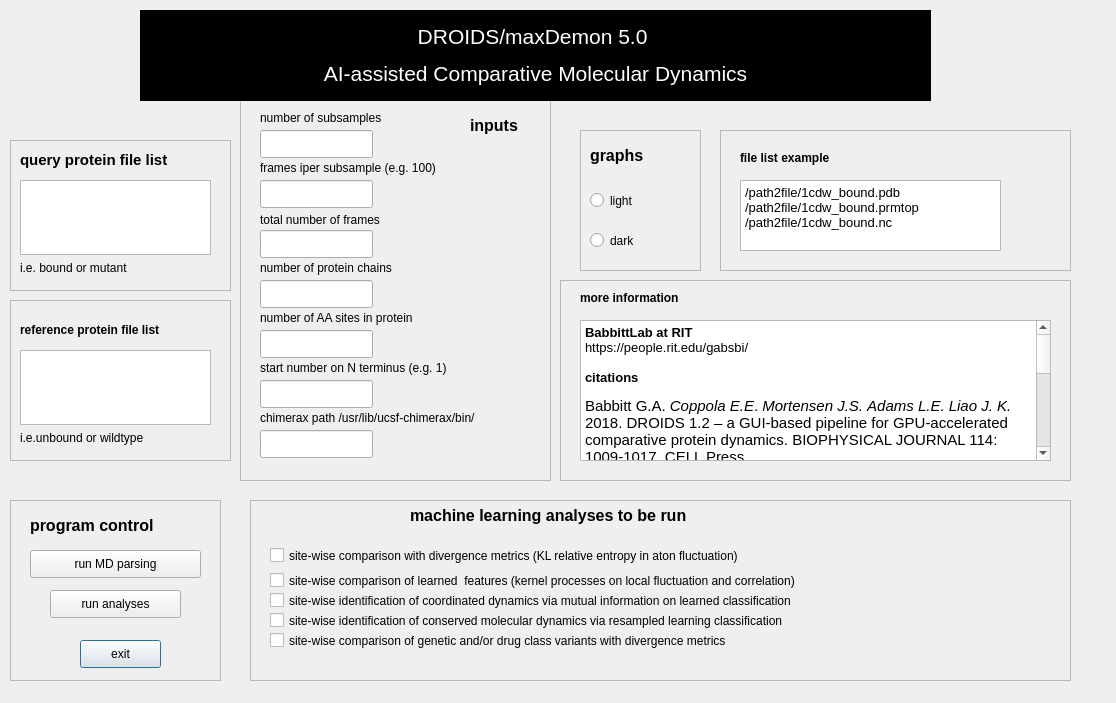
<?xml version="1.0" encoding="UTF-8"?>
<ui version="4.0">
 <class>Dialog</class>
 <widget class="QDialog" name="Dialog">
  <property name="geometry">
   <rect>
    <x>0</x>
    <y>0</y>
    <width>1116</width>
    <height>703</height>
   </rect>
  </property>
  <property name="windowTitle">
   <string>Dialog</string>
  </property>
  <widget class="QFrame" name="frame">
   <property name="geometry">
    <rect>
     <x>10</x>
     <y>140</y>
     <width>221</width>
     <height>151</height>
    </rect>
   </property>
   <property name="frameShape">
    <enum>QFrame::StyledPanel</enum>
   </property>
   <property name="frameShadow">
    <enum>QFrame::Raised</enum>
   </property>
   <widget class="QLabel" name="label">
    <property name="geometry">
     <rect>
      <x>10</x>
      <y>10</y>
      <width>181</width>
      <height>20</height>
     </rect>
    </property>
    <property name="text">
     <string>&lt;html&gt;&lt;head/&gt;&lt;body&gt;&lt;p&gt;&lt;span style=&quot; font-size:11pt; font-weight:600;&quot;&gt;query protein file list&lt;/span&gt;&lt;/p&gt;&lt;/body&gt;&lt;/html&gt;</string>
    </property>
   </widget>
   <widget class="QTextEdit" name="textEdit">
    <property name="geometry">
     <rect>
      <x>10</x>
      <y>40</y>
      <width>191</width>
      <height>75</height>
     </rect>
    </property>
   </widget>
   <widget class="QLabel" name="label_14">
    <property name="geometry">
     <rect>
      <x>10</x>
      <y>120</y>
      <width>191</width>
      <height>16</height>
     </rect>
    </property>
    <property name="text">
     <string>&lt;html&gt;&lt;head/&gt;&lt;body&gt;&lt;p&gt;i.e. bound or mutant&lt;/p&gt;&lt;/body&gt;&lt;/html&gt;</string>
    </property>
   </widget>
  </widget>
  <widget class="QFrame" name="frame_2">
   <property name="geometry">
    <rect>
     <x>10</x>
     <y>300</y>
     <width>221</width>
     <height>161</height>
    </rect>
   </property>
   <property name="frameShape">
    <enum>QFrame::StyledPanel</enum>
   </property>
   <property name="frameShadow">
    <enum>QFrame::Raised</enum>
   </property>
   <widget class="QTextEdit" name="textEdit_2">
    <property name="geometry">
     <rect>
      <x>10</x>
      <y>50</y>
      <width>191</width>
      <height>75</height>
     </rect>
    </property>
   </widget>
   <widget class="QLabel" name="label_15">
    <property name="geometry">
     <rect>
      <x>10</x>
      <y>130</y>
      <width>201</width>
      <height>16</height>
     </rect>
    </property>
    <property name="text">
     <string>&lt;html&gt;&lt;head/&gt;&lt;body&gt;&lt;p&gt;i.e.unbound or wildtype&lt;/p&gt;&lt;/body&gt;&lt;/html&gt;</string>
    </property>
   </widget>
   <widget class="QLabel" name="label_2">
    <property name="geometry">
     <rect>
      <x>10</x>
      <y>20</y>
      <width>201</width>
      <height>20</height>
     </rect>
    </property>
    <property name="text">
     <string>&lt;html&gt;&lt;head/&gt;&lt;body&gt;&lt;p&gt;&lt;span style=&quot; font-weight:600;&quot;&gt;reference protein file list&lt;/span&gt;&lt;/p&gt;&lt;/body&gt;&lt;/html&gt;</string>
    </property>
   </widget>
  </widget>
  <widget class="QFrame" name="frame_3">
   <property name="geometry">
    <rect>
     <x>240</x>
     <y>100</y>
     <width>311</width>
     <height>381</height>
    </rect>
   </property>
   <property name="frameShape">
    <enum>QFrame::StyledPanel</enum>
   </property>
   <property name="frameShadow">
    <enum>QFrame::Raised</enum>
   </property>
   <widget class="QLineEdit" name="lineEdit">
    <property name="geometry">
     <rect>
      <x>20</x>
      <y>30</y>
      <width>113</width>
      <height>28</height>
     </rect>
    </property>
   </widget>
   <widget class="QLabel" name="label_5">
    <property name="geometry">
     <rect>
      <x>20</x>
      <y>10</y>
      <width>261</width>
      <height>16</height>
     </rect>
    </property>
    <property name="text">
     <string>&lt;html&gt;&lt;head/&gt;&lt;body&gt;&lt;p&gt;number of subsamples&lt;/p&gt;&lt;/body&gt;&lt;/html&gt;</string>
    </property>
   </widget>
   <widget class="QLabel" name="label_6">
    <property name="geometry">
     <rect>
      <x>20</x>
      <y>60</y>
      <width>271</width>
      <height>16</height>
     </rect>
    </property>
    <property name="text">
     <string>&lt;html&gt;&lt;head/&gt;&lt;body&gt;&lt;p&gt;frames iper subsample (e.g. 100)&lt;/p&gt;&lt;/body&gt;&lt;/html&gt;</string>
    </property>
   </widget>
   <widget class="QLineEdit" name="lineEdit_2">
    <property name="geometry">
     <rect>
      <x>20</x>
      <y>80</y>
      <width>113</width>
      <height>28</height>
     </rect>
    </property>
   </widget>
   <widget class="QLineEdit" name="lineEdit_3">
    <property name="geometry">
     <rect>
      <x>20</x>
      <y>130</y>
      <width>113</width>
      <height>28</height>
     </rect>
    </property>
   </widget>
   <widget class="QLabel" name="label_8">
    <property name="geometry">
     <rect>
      <x>20</x>
      <y>110</y>
      <width>271</width>
      <height>21</height>
     </rect>
    </property>
    <property name="text">
     <string>&lt;html&gt;&lt;head/&gt;&lt;body&gt;&lt;p&gt;total number of frames&lt;/p&gt;&lt;/body&gt;&lt;/html&gt;</string>
    </property>
   </widget>
   <widget class="QLineEdit" name="lineEdit_4">
    <property name="geometry">
     <rect>
      <x>20</x>
      <y>180</y>
      <width>113</width>
      <height>28</height>
     </rect>
    </property>
   </widget>
   <widget class="QLabel" name="label_9">
    <property name="geometry">
     <rect>
      <x>20</x>
      <y>160</y>
      <width>261</width>
      <height>16</height>
     </rect>
    </property>
    <property name="text">
     <string>&lt;html&gt;&lt;head/&gt;&lt;body&gt;&lt;p&gt;number of protein chains&lt;/p&gt;&lt;/body&gt;&lt;/html&gt;</string>
    </property>
   </widget>
   <widget class="QLabel" name="label_10">
    <property name="geometry">
     <rect>
      <x>20</x>
      <y>210</y>
      <width>271</width>
      <height>16</height>
     </rect>
    </property>
    <property name="text">
     <string>&lt;html&gt;&lt;head/&gt;&lt;body&gt;&lt;p&gt;number of AA sites in protein&lt;/p&gt;&lt;/body&gt;&lt;/html&gt;</string>
    </property>
   </widget>
   <widget class="QLineEdit" name="lineEdit_5">
    <property name="geometry">
     <rect>
      <x>20</x>
      <y>230</y>
      <width>113</width>
      <height>28</height>
     </rect>
    </property>
   </widget>
   <widget class="QLabel" name="label_11">
    <property name="geometry">
     <rect>
      <x>20</x>
      <y>260</y>
      <width>281</width>
      <height>16</height>
     </rect>
    </property>
    <property name="text">
     <string>&lt;html&gt;&lt;head/&gt;&lt;body&gt;&lt;p&gt;start number on N terminus (e.g. 1)&lt;/p&gt;&lt;/body&gt;&lt;/html&gt;</string>
    </property>
   </widget>
   <widget class="QLineEdit" name="lineEdit_6">
    <property name="geometry">
     <rect>
      <x>20</x>
      <y>280</y>
      <width>113</width>
      <height>28</height>
     </rect>
    </property>
   </widget>
   <widget class="QLineEdit" name="lineEdit_7">
    <property name="geometry">
     <rect>
      <x>20</x>
      <y>330</y>
      <width>113</width>
      <height>28</height>
     </rect>
    </property>
   </widget>
   <widget class="QLabel" name="label_12">
    <property name="geometry">
     <rect>
      <x>20</x>
      <y>310</y>
      <width>281</width>
      <height>16</height>
     </rect>
    </property>
    <property name="text">
     <string>&lt;html&gt;&lt;head/&gt;&lt;body&gt;&lt;p&gt;chimerax path /usr/lib/ucsf-chimerax/bin/&lt;/p&gt;&lt;/body&gt;&lt;/html&gt;</string>
    </property>
   </widget>
   <widget class="QLabel" name="label_19">
    <property name="geometry">
     <rect>
      <x>230</x>
      <y>10</y>
      <width>111</width>
      <height>31</height>
     </rect>
    </property>
    <property name="text">
     <string>&lt;html&gt;&lt;head/&gt;&lt;body&gt;&lt;p&gt;&lt;span style=&quot; font-size:12pt; font-weight:600;&quot;&gt;inputs&lt;/span&gt;&lt;/p&gt;&lt;/body&gt;&lt;/html&gt;</string>
    </property>
   </widget>
  </widget>
  <widget class="QFrame" name="frame_5">
   <property name="geometry">
    <rect>
     <x>10</x>
     <y>500</y>
     <width>211</width>
     <height>181</height>
    </rect>
   </property>
   <property name="frameShape">
    <enum>QFrame::StyledPanel</enum>
   </property>
   <property name="frameShadow">
    <enum>QFrame::Raised</enum>
   </property>
   <widget class="QPushButton" name="pushButton_2">
    <property name="geometry">
     <rect>
      <x>70</x>
      <y>140</y>
      <width>81</width>
      <height>28</height>
     </rect>
    </property>
    <property name="text">
     <string>exit</string>
    </property>
   </widget>
   <widget class="QPushButton" name="pushButton">
    <property name="geometry">
     <rect>
      <x>20</x>
      <y>50</y>
      <width>171</width>
      <height>28</height>
     </rect>
    </property>
    <property name="text">
     <string>run MD parsing</string>
    </property>
   </widget>
   <widget class="QPushButton" name="pushButton_3">
    <property name="geometry">
     <rect>
      <x>40</x>
      <y>90</y>
      <width>131</width>
      <height>28</height>
     </rect>
    </property>
    <property name="text">
     <string>run analyses</string>
    </property>
   </widget>
   <widget class="QLabel" name="label_18">
    <property name="geometry">
     <rect>
      <x>20</x>
      <y>10</y>
      <width>181</width>
      <height>31</height>
     </rect>
    </property>
    <property name="text">
     <string>&lt;html&gt;&lt;head/&gt;&lt;body&gt;&lt;p&gt;&lt;span style=&quot; font-size:12pt; font-weight:600;&quot;&gt;program control&lt;/span&gt;&lt;/p&gt;&lt;/body&gt;&lt;/html&gt;</string>
    </property>
   </widget>
  </widget>
  <widget class="QFrame" name="frame_6">
   <property name="geometry">
    <rect>
     <x>560</x>
     <y>280</y>
     <width>511</width>
     <height>201</height>
    </rect>
   </property>
   <property name="frameShape">
    <enum>QFrame::StyledPanel</enum>
   </property>
   <property name="frameShadow">
    <enum>QFrame::Raised</enum>
   </property>
   <widget class="QLabel" name="label_13">
    <property name="geometry">
     <rect>
      <x>20</x>
      <y>10</y>
      <width>261</width>
      <height>16</height>
     </rect>
    </property>
    <property name="text">
     <string>&lt;html&gt;&lt;head/&gt;&lt;body&gt;&lt;p&gt;&lt;span style=&quot; font-weight:600;&quot;&gt;more information&lt;/span&gt;&lt;/p&gt;&lt;/body&gt;&lt;/html&gt;</string>
    </property>
   </widget>
   <widget class="QTextBrowser" name="textBrowser_2">
    <property name="geometry">
     <rect>
      <x>20</x>
      <y>40</y>
      <width>471</width>
      <height>141</height>
     </rect>
    </property>
    <property name="html">
     <string>&lt;!DOCTYPE HTML PUBLIC &quot;-//W3C//DTD HTML 4.0//EN&quot; &quot;http://www.w3.org/TR/REC-html40/strict.dtd&quot;&gt;
&lt;html&gt;&lt;head&gt;&lt;meta name=&quot;qrichtext&quot; content=&quot;1&quot; /&gt;&lt;style type=&quot;text/css&quot;&gt;
p, li { white-space: pre-wrap; }
&lt;/style&gt;&lt;/head&gt;&lt;body style=&quot; font-family:'Ubuntu'; font-size:10pt; font-weight:400; font-style:normal;&quot;&gt;
&lt;p style=&quot; margin-top:0px; margin-bottom:0px; margin-left:0px; margin-right:0px; -qt-block-indent:0; text-indent:0px;&quot;&gt;&lt;span style=&quot; font-weight:600;&quot;&gt;BabbittLab at RIT&lt;/span&gt;&lt;/p&gt;
&lt;p style=&quot; margin-top:0px; margin-bottom:0px; margin-left:0px; margin-right:0px; -qt-block-indent:0; text-indent:0px;&quot;&gt;https://people.rit.edu/gabsbi/&lt;/p&gt;
&lt;p style=&quot;-qt-paragraph-type:empty; margin-top:0px; margin-bottom:0px; margin-left:0px; margin-right:0px; -qt-block-indent:0; text-indent:0px;&quot;&gt;&lt;br /&gt;&lt;/p&gt;
&lt;p style=&quot; margin-top:0px; margin-bottom:0px; margin-left:0px; margin-right:0px; -qt-block-indent:0; text-indent:0px;&quot;&gt;&lt;span style=&quot; font-weight:600;&quot;&gt;citations&lt;/span&gt;&lt;/p&gt;
&lt;p style=&quot; margin-top:12px; margin-bottom:0px; margin-left:0px; margin-right:0px; -qt-block-indent:0; text-indent:0px; line-height:100%; background-color:transparent;&quot;&gt;&lt;span style=&quot; font-family:'Open Sans, serif'; font-size:11pt;&quot;&gt;Babbitt G.A.&lt;/span&gt;&lt;span style=&quot; font-family:'Open Sans, serif'; font-size:11pt; font-style:italic;&quot;&gt; Coppola E.E&lt;/span&gt;&lt;span style=&quot; font-family:'Open Sans, serif'; font-size:11pt;&quot;&gt;. &lt;/span&gt;&lt;span style=&quot; font-family:'Open Sans, serif'; font-size:11pt; font-style:italic;&quot;&gt;Mortensen J.S.&lt;/span&gt;&lt;span style=&quot; font-family:'Open Sans, serif'; font-size:11pt;&quot;&gt; &lt;/span&gt;&lt;span style=&quot; font-family:'Open Sans, serif'; font-size:11pt; font-style:italic;&quot;&gt;Adams L.E. Liao J. K.&lt;/span&gt;&lt;span style=&quot; font-family:'Open Sans, serif'; font-size:11pt;&quot;&gt; 2018. DROIDS 1.2 – a GUI-based pipeline for GPU-accelerated comparative protein dynamics. BIOPHYSICAL JOURNAL 114: 1009-1017. CELL Press.&lt;/span&gt;&lt;/p&gt;
&lt;p style=&quot; margin-top:12px; margin-bottom:0px; margin-left:0px; margin-right:0px; -qt-block-indent:0; text-indent:0px; line-height:100%; background-color:transparent;&quot;&gt;&lt;span style=&quot; font-family:'Open Sans, serif'; font-size:11pt;&quot;&gt;Babbitt G.A.&lt;/span&gt;&lt;span style=&quot; font-family:'Open Sans, serif'; font-size:11pt; font-style:italic;&quot;&gt; &lt;/span&gt;&lt;span style=&quot; font-family:'Open Sans, serif'; font-size:11pt;&quot;&gt;Fokoue E.&lt;/span&gt;&lt;span style=&quot; font-family:'Open Sans, serif'; font-size:11pt; font-style:italic;&quot;&gt; Evans J.R. Diller K.I. Adams L.E. &lt;/span&gt;&lt;span style=&quot; font-family:'Open Sans, serif'; font-size:11pt;&quot;&gt;2020. DROIDS 3.0 - Detection of genetic and drug class variant impact on conserved protein binding dynamics. BIOPHYSICAL JOURNAL 118: 541-551 CELL Press.&lt;/span&gt;&lt;/p&gt;
&lt;p style=&quot; margin-top:12px; margin-bottom:0px; margin-left:0px; margin-right:0px; -qt-block-indent:0; text-indent:0px; line-height:100%; background-color:transparent;&quot;&gt;&lt;span style=&quot; font-family:'Open Sans, serif'; font-size:11pt;&quot;&gt;Babbitt G.A. Fokoue E.P. &lt;/span&gt;&lt;span style=&quot; font-family:'Open Sans, serif'; font-size:11pt; font-style:italic;&quot;&gt;Srivastava H.R. Callahan B. Rajendran M&lt;/span&gt;&lt;span style=&quot; font-family:'Open Sans, serif'; font-size:11pt;&quot;&gt;. 2022.&lt;/span&gt;&lt;span style=&quot; font-family:'ArialUnicodeMS, serif'; font-size:14pt; color:#333666;&quot;&gt; &lt;/span&gt;&lt;span style=&quot; font-family:'Open Sans, serif'; font-size:11pt;&quot;&gt;Statistical machine learning for comparative protein dynamics with the DROIDS/maxDemon software pipeline. STAR PROTOCOLS 3(1):101194&lt;/span&gt;&lt;/p&gt;
&lt;p style=&quot;-qt-paragraph-type:empty; margin-top:0px; margin-bottom:0px; margin-left:0px; margin-right:0px; -qt-block-indent:0; text-indent:0px;&quot;&gt;&lt;br /&gt;&lt;/p&gt;
&lt;p style=&quot;-qt-paragraph-type:empty; margin-top:0px; margin-bottom:0px; margin-left:0px; margin-right:0px; -qt-block-indent:0; text-indent:0px;&quot;&gt;&lt;br /&gt;&lt;/p&gt;
&lt;p style=&quot;-qt-paragraph-type:empty; margin-top:0px; margin-bottom:0px; margin-left:0px; margin-right:0px; -qt-block-indent:0; text-indent:0px;&quot;&gt;&lt;br /&gt;&lt;/p&gt;
&lt;p style=&quot;-qt-paragraph-type:empty; margin-top:0px; margin-bottom:0px; margin-left:0px; margin-right:0px; -qt-block-indent:0; text-indent:0px;&quot;&gt;&lt;br /&gt;&lt;/p&gt;
&lt;p style=&quot;-qt-paragraph-type:empty; margin-top:0px; margin-bottom:0px; margin-left:0px; margin-right:0px; -qt-block-indent:0; text-indent:0px;&quot;&gt;&lt;br /&gt;&lt;/p&gt;
&lt;p style=&quot;-qt-paragraph-type:empty; margin-top:0px; margin-bottom:0px; margin-left:0px; margin-right:0px; -qt-block-indent:0; text-indent:0px;&quot;&gt;&lt;br /&gt;&lt;/p&gt;&lt;/body&gt;&lt;/html&gt;</string>
    </property>
   </widget>
  </widget>
  <widget class="QFrame" name="frame_7">
   <property name="geometry">
    <rect>
     <x>580</x>
     <y>130</y>
     <width>121</width>
     <height>141</height>
    </rect>
   </property>
   <property name="frameShape">
    <enum>QFrame::StyledPanel</enum>
   </property>
   <property name="frameShadow">
    <enum>QFrame::Raised</enum>
   </property>
   <widget class="QLabel" name="label_16">
    <property name="geometry">
     <rect>
      <x>10</x>
      <y>10</y>
      <width>81</width>
      <height>31</height>
     </rect>
    </property>
    <property name="text">
     <string>&lt;html&gt;&lt;head/&gt;&lt;body&gt;&lt;p&gt;&lt;span style=&quot; font-size:12pt; font-weight:600;&quot;&gt;graphs&lt;/span&gt;&lt;/p&gt;&lt;/body&gt;&lt;/html&gt;</string>
    </property>
   </widget>
   <widget class="QRadioButton" name="radioButton">
    <property name="geometry">
     <rect>
      <x>10</x>
      <y>60</y>
      <width>104</width>
      <height>21</height>
     </rect>
    </property>
    <property name="text">
     <string>light</string>
    </property>
   </widget>
   <widget class="QRadioButton" name="radioButton_2">
    <property name="geometry">
     <rect>
      <x>10</x>
      <y>100</y>
      <width>104</width>
      <height>21</height>
     </rect>
    </property>
    <property name="text">
     <string>dark</string>
    </property>
   </widget>
  </widget>
  <widget class="QFrame" name="frame_8">
   <property name="geometry">
    <rect>
     <x>250</x>
     <y>500</y>
     <width>821</width>
     <height>181</height>
    </rect>
   </property>
   <property name="frameShape">
    <enum>QFrame::StyledPanel</enum>
   </property>
   <property name="frameShadow">
    <enum>QFrame::Raised</enum>
   </property>
   <widget class="QCheckBox" name="checkBox">
    <property name="geometry">
     <rect>
      <x>20</x>
      <y>40</y>
      <width>801</width>
      <height>31</height>
     </rect>
    </property>
    <property name="text">
     <string>site-wise comparison with divergence metrics (KL relative entropy in aton fluctuation)</string>
    </property>
   </widget>
   <widget class="QCheckBox" name="checkBox_2">
    <property name="geometry">
     <rect>
      <x>20</x>
      <y>70</y>
      <width>791</width>
      <height>21</height>
     </rect>
    </property>
    <property name="text">
     <string>site-wise comparison of learned  features (kernel processes on local fluctuation and correlation)</string>
    </property>
   </widget>
   <widget class="QCheckBox" name="checkBox_3">
    <property name="geometry">
     <rect>
      <x>20</x>
      <y>110</y>
      <width>791</width>
      <height>21</height>
     </rect>
    </property>
    <property name="text">
     <string>site-wise identification of conserved molecular dynamics via resampled learning classification</string>
    </property>
   </widget>
   <widget class="QCheckBox" name="checkBox_4">
    <property name="geometry">
     <rect>
      <x>20</x>
      <y>90</y>
      <width>781</width>
      <height>21</height>
     </rect>
    </property>
    <property name="text">
     <string>site-wise identification of coordinated dynamics via mutual information on learned classification</string>
    </property>
   </widget>
   <widget class="QLabel" name="label_17">
    <property name="geometry">
     <rect>
      <x>160</x>
      <y>0</y>
      <width>371</width>
      <height>31</height>
     </rect>
    </property>
    <property name="text">
     <string>&lt;html&gt;&lt;head/&gt;&lt;body&gt;&lt;p&gt;&lt;span style=&quot; font-size:12pt; font-weight:600;&quot;&gt;machine learning analyses to be run&lt;/span&gt;&lt;/p&gt;&lt;/body&gt;&lt;/html&gt;</string>
    </property>
   </widget>
   <widget class="QCheckBox" name="checkBox_5">
    <property name="geometry">
     <rect>
      <x>20</x>
      <y>130</y>
      <width>791</width>
      <height>21</height>
     </rect>
    </property>
    <property name="text">
     <string>site-wise comparison of genetic and/or drug class variants with divergence metrics</string>
    </property>
   </widget>
  </widget>
  <widget class="QLabel" name="label_7">
   <property name="geometry">
    <rect>
     <x>140</x>
     <y>10</y>
     <width>791</width>
     <height>91</height>
    </rect>
   </property>
   <property name="styleSheet">
    <string notr="true">background-color: rgb(0, 0, 0);</string>
   </property>
   <property name="text">
    <string>&lt;html&gt;&lt;head/&gt;&lt;body&gt;&lt;p align=&quot;center&quot;&gt;&lt;span style=&quot; font-size:16pt; color:#ffffff;&quot;&gt;DROIDS/maxDemon 5.0 &lt;/span&gt;&lt;/p&gt;&lt;p align=&quot;center&quot;&gt;&lt;span style=&quot; font-size:16pt; color:#ffffff;&quot;&gt;AI-assisted Comparative Molecular Dynamics&lt;/span&gt;&lt;/p&gt;&lt;/body&gt;&lt;/html&gt;</string>
   </property>
  </widget>
  <widget class="QLabel" name="label_4">
   <property name="geometry">
    <rect>
     <x>20</x>
     <y>10</y>
     <width>211</width>
     <height>91</height>
    </rect>
   </property>
   <property name="text">
    <string/>
   </property>
   <property name="pixmap">
    <pixmap>droid.png</pixmap>
   </property>
   <property name="scaledContents">
    <bool>true</bool>
   </property>
  </widget>
  <widget class="QLabel" name="label_3">
   <property name="geometry">
    <rect>
     <x>860</x>
     <y>10</y>
     <width>211</width>
     <height>91</height>
    </rect>
   </property>
   <property name="text">
    <string/>
   </property>
   <property name="pixmap">
    <pixmap>maxdemon.png</pixmap>
   </property>
   <property name="scaledContents">
    <bool>true</bool>
   </property>
  </widget>
  <widget class="QFrame" name="frame_4">
   <property name="geometry">
    <rect>
     <x>720</x>
     <y>130</y>
     <width>351</width>
     <height>141</height>
    </rect>
   </property>
   <property name="frameShape">
    <enum>QFrame::StyledPanel</enum>
   </property>
   <property name="frameShadow">
    <enum>QFrame::Raised</enum>
   </property>
   <widget class="QTextBrowser" name="textBrowser">
    <property name="geometry">
     <rect>
      <x>20</x>
      <y>50</y>
      <width>261</width>
      <height>71</height>
     </rect>
    </property>
    <property name="html">
     <string>&lt;!DOCTYPE HTML PUBLIC &quot;-//W3C//DTD HTML 4.0//EN&quot; &quot;http://www.w3.org/TR/REC-html40/strict.dtd&quot;&gt;
&lt;html&gt;&lt;head&gt;&lt;meta name=&quot;qrichtext&quot; content=&quot;1&quot; /&gt;&lt;style type=&quot;text/css&quot;&gt;
p, li { white-space: pre-wrap; }
&lt;/style&gt;&lt;/head&gt;&lt;body style=&quot; font-family:'Ubuntu'; font-size:10pt; font-weight:400; font-style:normal;&quot;&gt;
&lt;p style=&quot; margin-top:0px; margin-bottom:0px; margin-left:0px; margin-right:0px; -qt-block-indent:0; text-indent:0px;&quot;&gt;/path2file/1cdw_bound.pdb&lt;/p&gt;
&lt;p style=&quot; margin-top:0px; margin-bottom:0px; margin-left:0px; margin-right:0px; -qt-block-indent:0; text-indent:0px;&quot;&gt;/path2file/1cdw_bound.prmtop&lt;/p&gt;
&lt;p style=&quot; margin-top:0px; margin-bottom:0px; margin-left:0px; margin-right:0px; -qt-block-indent:0; text-indent:0px;&quot;&gt;/path2file/1cdw_bound.nc&lt;/p&gt;&lt;/body&gt;&lt;/html&gt;</string>
    </property>
   </widget>
   <widget class="QLabel" name="label_20">
    <property name="geometry">
     <rect>
      <x>20</x>
      <y>20</y>
      <width>261</width>
      <height>16</height>
     </rect>
    </property>
    <property name="text">
     <string>&lt;html&gt;&lt;head/&gt;&lt;body&gt;&lt;p&gt;&lt;span style=&quot; font-weight:600;&quot;&gt;file list example &lt;/span&gt;&lt;/p&gt;&lt;/body&gt;&lt;/html&gt;</string>
    </property>
   </widget>
  </widget>
 </widget>
 <resources/>
 <connections/>
</ui>
